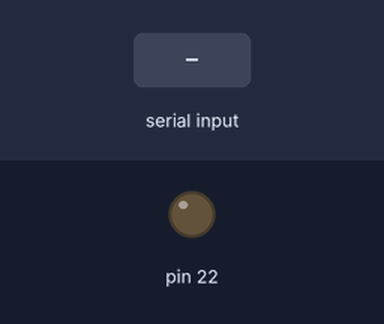
Simulated run of this sketch. Board: Arduino Uno, built with avr-gcc and run on an emulated ATmega328P. On the bench: output pins drawn as LEDs (lit = HIGH). The test bench sets the inputs (shaded band). What the sketch prints to the serial monitor is not drawn.

Above: at 1.2 s.
1.3 s: "a" received over Serial
4.3 s: "b" received over Serial
7.3 s: "c" received over Serial
At 7.8 s:
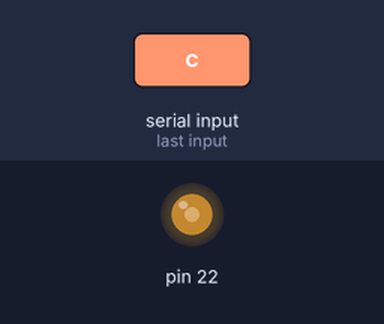
Timing chart, 0 to 10.3 s (numbered marks = the images above; inputs shaded):
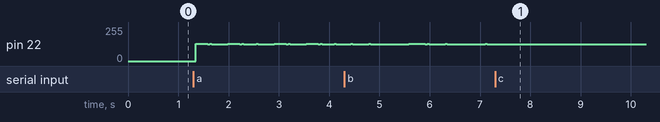

The sketch:

Lab5Code2__1_.ino
```cpp
volatile unsigned char in_char;
volatile unsigned char *myTCCR1A = (unsigned char *) 0x80;
volatile unsigned char *myTCCR1B = (unsigned char *) 0x81;
volatile unsigned char *myTCCR1C = (unsigned char *) 0x82;
volatile unsigned char *myTIMSK1 = (unsigned char *) 0x6F;
volatile unsigned int  *myTCNT1  = (unsigned  int *) 0x84;
volatile unsigned char *myTIFR1 =  (unsigned char *) 0x36;
volatile unsigned char *portDDRB = (unsigned char *) 0x24;
volatile unsigned char *portB =    (unsigned char *) 0x25;


void setup() {
  // put your setup code here, to run once:
 Serial.begin(9600);

 *myTCCR1A = 0x00;
 *myTCCR1B = 0x00;
 *myTCCR1C = 0x00;
 *portDDRB |= 0x40;
 *portB &= 0xBF;

}

void myDelay(unsigned int ticks) {
  *myTCCR1B &= 0xF8;
  *myTCNT1 = (unsigned int) (65536 - ticks);
  *myTCCR1B |= 0b00000001;
  while((*myTIFR1 & 0x01) == 0);
  *myTCCR1B &= 0xF8;
  *myTIFR1 |= 0x01;
}

void loop() {
  // put your main code here, to run repeatedly:
  if(Serial.available()){
    in_char = Serial.read();
    Serial.write(in_char);
  }
  if (in_char == 'a')
  {
    *portB |= 0x40;
    myDelay(18182);
    *portB &= 0xBF;
    myDelay(18182);

  } else if (in_char == 'b')
  {
    *portB |= 0x40;
    myDelay(16195);
    *portB &= 0xBF;
    myDelay(16195);

  } else  if (in_char == 'c')
  {
    *portB |= 0x40;
    myDelay(15197);
    *portB &= 0xBF;
    myDelay(15197);

  } else  if (in_char == 'd')
  {
    *portB |= 0x40;
    myDelay(13629);
    *portB &= 0xBF;
    myDelay(13629);

  } else  if (in_char == 'e')
  {
    *portB |= 0x40;
    myDelay(12140);
    *portB &= 0xBF;
    myDelay(12140);

  } else  if (in_char == 'f')
  {
    *portB |= 0x40;
    myDelay(11462);
    *portB &= 0xBF;
    myDelay(11462);

  } else  if (in_char == 'g')
  {
    *portB |= 0x40;
    myDelay(10204);
    *portB &= 0xBF;
    myDelay(10204);
  } else {
    *portB &= 0xBF;
  }

}
```

Measured:
- after the input at 7.3 s, pin 22: stops changing and stays 124/255
